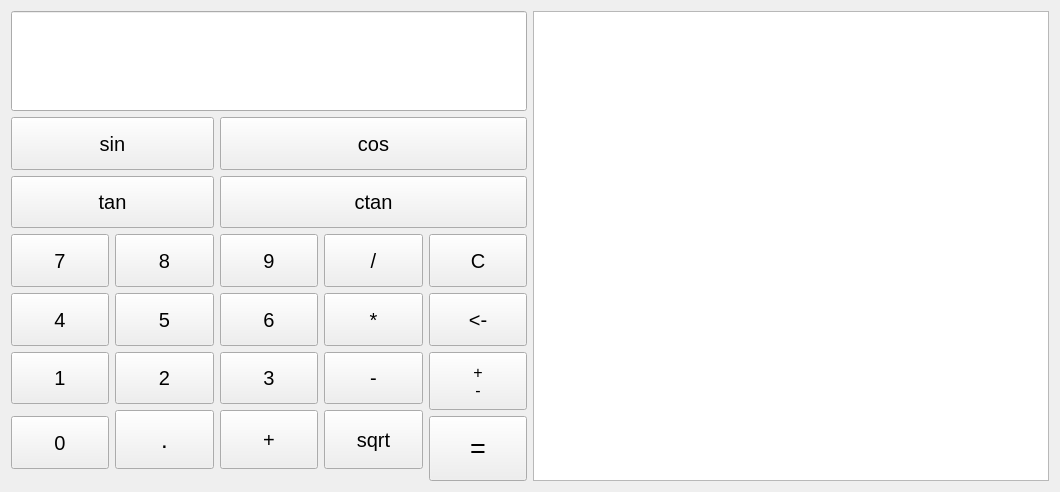
<?xml version="1.0" encoding="UTF-8"?>
<ui version="4.0">
 <class>Widget</class>
 <widget class="QWidget" name="Widget">
  <property name="geometry">
   <rect>
    <x>0</x>
    <y>0</y>
    <width>1060</width>
    <height>492</height>
   </rect>
  </property>
  <property name="sizePolicy">
   <sizepolicy hsizetype="Expanding" vsizetype="Fixed">
    <horstretch>0</horstretch>
    <verstretch>0</verstretch>
   </sizepolicy>
  </property>
  <property name="windowTitle">
   <string>Widget</string>
  </property>
  <layout class="QHBoxLayout" name="horizontalLayout" stretch="1,1">
   <item>
    <layout class="QVBoxLayout" name="verticalLayout">
     <item>
      <widget class="QLineEdit" name="leRezultat">
       <property name="enabled">
        <bool>true</bool>
       </property>
       <property name="sizePolicy">
        <sizepolicy hsizetype="MinimumExpanding" vsizetype="Fixed">
         <horstretch>0</horstretch>
         <verstretch>0</verstretch>
        </sizepolicy>
       </property>
       <property name="minimumSize">
        <size>
         <width>50</width>
         <height>100</height>
        </size>
       </property>
       <property name="font">
        <font>
         <pointsize>15</pointsize>
         <weight>50</weight>
         <bold>false</bold>
        </font>
       </property>
      </widget>
     </item>
     <item>
      <layout class="QGridLayout" name="gridLayout">
       <item row="3" column="2">
        <widget class="QPushButton" name="btnDevet">
         <property name="sizePolicy">
          <sizepolicy hsizetype="Expanding" vsizetype="Expanding">
           <horstretch>0</horstretch>
           <verstretch>0</verstretch>
          </sizepolicy>
         </property>
         <property name="minimumSize">
          <size>
           <width>10</width>
           <height>10</height>
          </size>
         </property>
         <property name="font">
          <font>
           <pointsize>15</pointsize>
          </font>
         </property>
         <property name="text">
          <string>9</string>
         </property>
        </widget>
       </item>
       <item row="3" column="3">
        <widget class="QPushButton" name="btnPodeljeno">
         <property name="sizePolicy">
          <sizepolicy hsizetype="Expanding" vsizetype="Expanding">
           <horstretch>0</horstretch>
           <verstretch>0</verstretch>
          </sizepolicy>
         </property>
         <property name="minimumSize">
          <size>
           <width>10</width>
           <height>10</height>
          </size>
         </property>
         <property name="font">
          <font>
           <pointsize>15</pointsize>
          </font>
         </property>
         <property name="text">
          <string>/</string>
         </property>
        </widget>
       </item>
       <item row="3" column="1">
        <widget class="QPushButton" name="btnOsam">
         <property name="sizePolicy">
          <sizepolicy hsizetype="Expanding" vsizetype="Expanding">
           <horstretch>0</horstretch>
           <verstretch>0</verstretch>
          </sizepolicy>
         </property>
         <property name="minimumSize">
          <size>
           <width>10</width>
           <height>10</height>
          </size>
         </property>
         <property name="font">
          <font>
           <pointsize>15</pointsize>
          </font>
         </property>
         <property name="text">
          <string>8</string>
         </property>
        </widget>
       </item>
       <item row="3" column="0">
        <widget class="QPushButton" name="btnSedam">
         <property name="sizePolicy">
          <sizepolicy hsizetype="Expanding" vsizetype="Expanding">
           <horstretch>0</horstretch>
           <verstretch>0</verstretch>
          </sizepolicy>
         </property>
         <property name="minimumSize">
          <size>
           <width>10</width>
           <height>10</height>
          </size>
         </property>
         <property name="font">
          <font>
           <pointsize>15</pointsize>
          </font>
         </property>
         <property name="text">
          <string>7</string>
         </property>
        </widget>
       </item>
       <item row="4" column="0">
        <widget class="QPushButton" name="btnCetiri">
         <property name="sizePolicy">
          <sizepolicy hsizetype="Expanding" vsizetype="Expanding">
           <horstretch>0</horstretch>
           <verstretch>0</verstretch>
          </sizepolicy>
         </property>
         <property name="minimumSize">
          <size>
           <width>10</width>
           <height>10</height>
          </size>
         </property>
         <property name="font">
          <font>
           <pointsize>15</pointsize>
          </font>
         </property>
         <property name="text">
          <string>4</string>
         </property>
        </widget>
       </item>
       <item row="4" column="1">
        <widget class="QPushButton" name="btnPet">
         <property name="sizePolicy">
          <sizepolicy hsizetype="Expanding" vsizetype="Expanding">
           <horstretch>0</horstretch>
           <verstretch>0</verstretch>
          </sizepolicy>
         </property>
         <property name="minimumSize">
          <size>
           <width>10</width>
           <height>10</height>
          </size>
         </property>
         <property name="font">
          <font>
           <pointsize>15</pointsize>
          </font>
         </property>
         <property name="text">
          <string>5</string>
         </property>
        </widget>
       </item>
       <item row="3" column="4">
        <widget class="QPushButton" name="btnBrisiRed">
         <property name="sizePolicy">
          <sizepolicy hsizetype="Expanding" vsizetype="Expanding">
           <horstretch>0</horstretch>
           <verstretch>0</verstretch>
          </sizepolicy>
         </property>
         <property name="minimumSize">
          <size>
           <width>10</width>
           <height>10</height>
          </size>
         </property>
         <property name="font">
          <font>
           <pointsize>15</pointsize>
          </font>
         </property>
         <property name="text">
          <string>C</string>
         </property>
        </widget>
       </item>
       <item row="4" column="2">
        <widget class="QPushButton" name="btnSest">
         <property name="sizePolicy">
          <sizepolicy hsizetype="Expanding" vsizetype="Expanding">
           <horstretch>0</horstretch>
           <verstretch>0</verstretch>
          </sizepolicy>
         </property>
         <property name="minimumSize">
          <size>
           <width>10</width>
           <height>10</height>
          </size>
         </property>
         <property name="font">
          <font>
           <pointsize>15</pointsize>
          </font>
         </property>
         <property name="text">
          <string>6</string>
         </property>
        </widget>
       </item>
       <item row="5" column="0">
        <widget class="QPushButton" name="btnJedan">
         <property name="sizePolicy">
          <sizepolicy hsizetype="Expanding" vsizetype="Expanding">
           <horstretch>0</horstretch>
           <verstretch>0</verstretch>
          </sizepolicy>
         </property>
         <property name="minimumSize">
          <size>
           <width>10</width>
           <height>10</height>
          </size>
         </property>
         <property name="font">
          <font>
           <pointsize>15</pointsize>
          </font>
         </property>
         <property name="text">
          <string>1</string>
         </property>
        </widget>
       </item>
       <item row="5" column="2">
        <widget class="QPushButton" name="btnTri">
         <property name="sizePolicy">
          <sizepolicy hsizetype="Expanding" vsizetype="Expanding">
           <horstretch>0</horstretch>
           <verstretch>0</verstretch>
          </sizepolicy>
         </property>
         <property name="minimumSize">
          <size>
           <width>10</width>
           <height>10</height>
          </size>
         </property>
         <property name="font">
          <font>
           <pointsize>15</pointsize>
          </font>
         </property>
         <property name="text">
          <string>3</string>
         </property>
        </widget>
       </item>
       <item row="4" column="4">
        <widget class="QPushButton" name="btnBrisiKarakter">
         <property name="sizePolicy">
          <sizepolicy hsizetype="Expanding" vsizetype="Expanding">
           <horstretch>0</horstretch>
           <verstretch>0</verstretch>
          </sizepolicy>
         </property>
         <property name="minimumSize">
          <size>
           <width>10</width>
           <height>10</height>
          </size>
         </property>
         <property name="font">
          <font>
           <pointsize>15</pointsize>
          </font>
         </property>
         <property name="text">
          <string>&lt;-</string>
         </property>
        </widget>
       </item>
       <item row="5" column="1">
        <widget class="QPushButton" name="btnDva">
         <property name="sizePolicy">
          <sizepolicy hsizetype="Expanding" vsizetype="Expanding">
           <horstretch>0</horstretch>
           <verstretch>0</verstretch>
          </sizepolicy>
         </property>
         <property name="minimumSize">
          <size>
           <width>10</width>
           <height>10</height>
          </size>
         </property>
         <property name="font">
          <font>
           <pointsize>15</pointsize>
          </font>
         </property>
         <property name="text">
          <string>2</string>
         </property>
        </widget>
       </item>
       <item row="4" column="3">
        <widget class="QPushButton" name="btnPuta">
         <property name="sizePolicy">
          <sizepolicy hsizetype="Expanding" vsizetype="Expanding">
           <horstretch>0</horstretch>
           <verstretch>0</verstretch>
          </sizepolicy>
         </property>
         <property name="minimumSize">
          <size>
           <width>10</width>
           <height>10</height>
          </size>
         </property>
         <property name="font">
          <font>
           <pointsize>15</pointsize>
          </font>
         </property>
         <property name="text">
          <string>*</string>
         </property>
        </widget>
       </item>
       <item row="5" column="3">
        <widget class="QPushButton" name="btnMinus">
         <property name="sizePolicy">
          <sizepolicy hsizetype="Expanding" vsizetype="Expanding">
           <horstretch>0</horstretch>
           <verstretch>0</verstretch>
          </sizepolicy>
         </property>
         <property name="minimumSize">
          <size>
           <width>10</width>
           <height>10</height>
          </size>
         </property>
         <property name="font">
          <font>
           <pointsize>15</pointsize>
          </font>
         </property>
         <property name="text">
          <string>-</string>
         </property>
        </widget>
       </item>
       <item row="6" column="1" rowspan="2">
        <widget class="QPushButton" name="btnTacka">
         <property name="sizePolicy">
          <sizepolicy hsizetype="Expanding" vsizetype="Expanding">
           <horstretch>0</horstretch>
           <verstretch>0</verstretch>
          </sizepolicy>
         </property>
         <property name="minimumSize">
          <size>
           <width>10</width>
           <height>10</height>
          </size>
         </property>
         <property name="font">
          <font>
           <pointsize>18</pointsize>
          </font>
         </property>
         <property name="text">
          <string>.</string>
         </property>
        </widget>
       </item>
       <item row="6" column="2" rowspan="2">
        <widget class="QPushButton" name="btnPlus">
         <property name="sizePolicy">
          <sizepolicy hsizetype="Expanding" vsizetype="Expanding">
           <horstretch>0</horstretch>
           <verstretch>0</verstretch>
          </sizepolicy>
         </property>
         <property name="minimumSize">
          <size>
           <width>10</width>
           <height>10</height>
          </size>
         </property>
         <property name="font">
          <font>
           <pointsize>15</pointsize>
          </font>
         </property>
         <property name="text">
          <string>+</string>
         </property>
        </widget>
       </item>
       <item row="5" column="4" rowspan="2">
        <widget class="QPushButton" name="btnPlusMinus">
         <property name="sizePolicy">
          <sizepolicy hsizetype="Expanding" vsizetype="Expanding">
           <horstretch>0</horstretch>
           <verstretch>0</verstretch>
          </sizepolicy>
         </property>
         <property name="minimumSize">
          <size>
           <width>10</width>
           <height>10</height>
          </size>
         </property>
         <property name="font">
          <font>
           <pointsize>12</pointsize>
          </font>
         </property>
         <property name="text">
          <string>+
-</string>
         </property>
        </widget>
       </item>
       <item row="7" column="0">
        <widget class="QPushButton" name="btnNula">
         <property name="sizePolicy">
          <sizepolicy hsizetype="Expanding" vsizetype="Expanding">
           <horstretch>0</horstretch>
           <verstretch>0</verstretch>
          </sizepolicy>
         </property>
         <property name="minimumSize">
          <size>
           <width>10</width>
           <height>10</height>
          </size>
         </property>
         <property name="font">
          <font>
           <pointsize>15</pointsize>
          </font>
         </property>
         <property name="text">
          <string>0</string>
         </property>
        </widget>
       </item>
       <item row="7" column="4" rowspan="3">
        <widget class="QPushButton" name="btnJednako">
         <property name="sizePolicy">
          <sizepolicy hsizetype="Expanding" vsizetype="Expanding">
           <horstretch>0</horstretch>
           <verstretch>0</verstretch>
          </sizepolicy>
         </property>
         <property name="minimumSize">
          <size>
           <width>10</width>
           <height>10</height>
          </size>
         </property>
         <property name="font">
          <font>
           <pointsize>20</pointsize>
          </font>
         </property>
         <property name="text">
          <string>=</string>
         </property>
        </widget>
       </item>
       <item row="6" column="3" rowspan="2">
        <widget class="QPushButton" name="btnSqrt">
         <property name="sizePolicy">
          <sizepolicy hsizetype="Expanding" vsizetype="Expanding">
           <horstretch>0</horstretch>
           <verstretch>0</verstretch>
          </sizepolicy>
         </property>
         <property name="minimumSize">
          <size>
           <width>10</width>
           <height>10</height>
          </size>
         </property>
         <property name="font">
          <font>
           <pointsize>15</pointsize>
          </font>
         </property>
         <property name="text">
          <string>sqrt</string>
         </property>
        </widget>
       </item>
       <item row="2" column="0" colspan="2">
        <widget class="QPushButton" name="btnTan">
         <property name="sizePolicy">
          <sizepolicy hsizetype="Expanding" vsizetype="Expanding">
           <horstretch>0</horstretch>
           <verstretch>0</verstretch>
          </sizepolicy>
         </property>
         <property name="minimumSize">
          <size>
           <width>10</width>
           <height>10</height>
          </size>
         </property>
         <property name="font">
          <font>
           <pointsize>15</pointsize>
          </font>
         </property>
         <property name="text">
          <string>tan</string>
         </property>
        </widget>
       </item>
       <item row="1" column="0" colspan="2">
        <widget class="QPushButton" name="btnSin">
         <property name="sizePolicy">
          <sizepolicy hsizetype="Expanding" vsizetype="Expanding">
           <horstretch>0</horstretch>
           <verstretch>0</verstretch>
          </sizepolicy>
         </property>
         <property name="minimumSize">
          <size>
           <width>10</width>
           <height>10</height>
          </size>
         </property>
         <property name="font">
          <font>
           <pointsize>15</pointsize>
          </font>
         </property>
         <property name="text">
          <string>sin</string>
         </property>
        </widget>
       </item>
       <item row="1" column="2" colspan="3">
        <widget class="QPushButton" name="btnCos">
         <property name="sizePolicy">
          <sizepolicy hsizetype="Expanding" vsizetype="Expanding">
           <horstretch>0</horstretch>
           <verstretch>0</verstretch>
          </sizepolicy>
         </property>
         <property name="minimumSize">
          <size>
           <width>10</width>
           <height>10</height>
          </size>
         </property>
         <property name="font">
          <font>
           <pointsize>15</pointsize>
          </font>
         </property>
         <property name="text">
          <string>cos</string>
         </property>
        </widget>
       </item>
       <item row="2" column="2" colspan="3">
        <widget class="QPushButton" name="btnCtan">
         <property name="sizePolicy">
          <sizepolicy hsizetype="Expanding" vsizetype="Expanding">
           <horstretch>0</horstretch>
           <verstretch>0</verstretch>
          </sizepolicy>
         </property>
         <property name="minimumSize">
          <size>
           <width>10</width>
           <height>10</height>
          </size>
         </property>
         <property name="font">
          <font>
           <pointsize>15</pointsize>
          </font>
         </property>
         <property name="text">
          <string>ctan</string>
         </property>
        </widget>
       </item>
      </layout>
     </item>
    </layout>
   </item>
   <item>
    <widget class="QPlainTextEdit" name="pteIstrojaRezultata">
     <property name="sizePolicy">
      <sizepolicy hsizetype="MinimumExpanding" vsizetype="Preferred">
       <horstretch>0</horstretch>
       <verstretch>0</verstretch>
      </sizepolicy>
     </property>
     <property name="minimumSize">
      <size>
       <width>50</width>
       <height>0</height>
      </size>
     </property>
    </widget>
   </item>
  </layout>
 </widget>
 <layoutdefault spacing="6" margin="11"/>
 <resources/>
 <connections/>
 <slots>
  <slot>onBtnClicked()</slot>
 </slots>
</ui>
